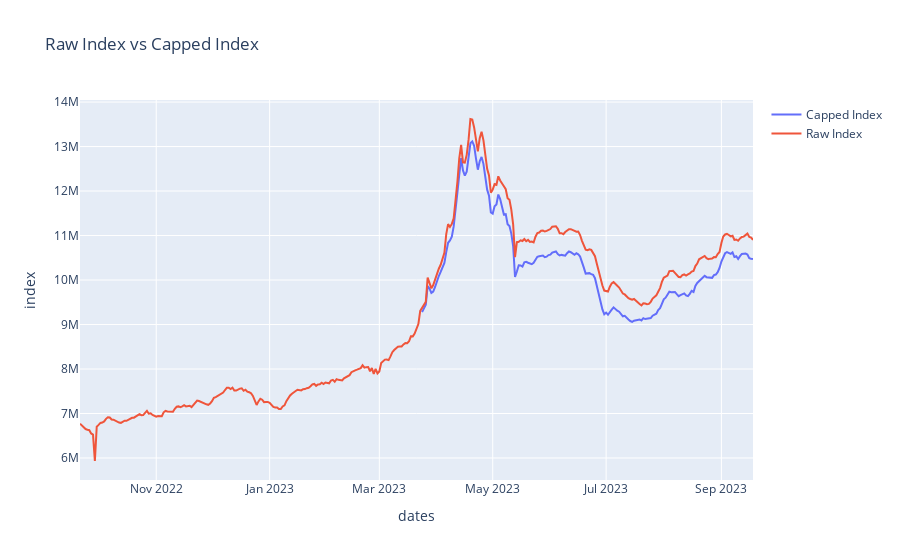

Notebook code for this chart:
### Code cell
ind, ind_data = most_traded_index(
    df=agg_df_hist,
    n=5000,
    quantity_measure='min_quantity',
    raw_index=raw_index,
    compare=False,
    min_quantity=100,
    plot=False
)
ind_data = get_index_share(ind_data)
mapping = pd.read_csv('data/csgo_mapping.csv', index_col=0)
# Limit data to after mapping learning date
ind_data = ind_data[ind_data['dates.date'] > '2023-03-23']
ind_data = ind_data.merge(mapping, on='market_hash_name', how='inner')
# map_df = get_caps(ind_data, upper_multiplier=1, lower_multiplier=1)
map_df = get_caps_k(ind_data)
# capped_ind, _,_,_ = cap_index(map_df)
capped_ind = cap_index(map_df, max_iter=1000)
plot_inds(ind, capped_ind, 'Raw Index', 'Capped Index')

### Figure 1 — Plotly figure (JSON) as saved in the notebook; plotly's stock layout.template omitted (floating-point values rounded to 4 significant figures; data arrays with more than 128 entries replaced by an {"elided": "..."} marker saying what was removed)
{"data": [{"mode": "lines", "name": "Capped Index", "type": "scatter", "x": {"elided": "179 str values"}, "y": {"elided": "179 float values"}}, {"mode": "lines", "name": "Raw Index", "type": "scatter", "x": {"elided": "363 str values"}, "y": {"elided": "363 float values"}}], "layout": {"title": {"text": "Raw Index vs Capped Index"}, "xaxis": {"title": {"text": "dates"}}, "yaxis": {"title": {"text": "index"}}}}
